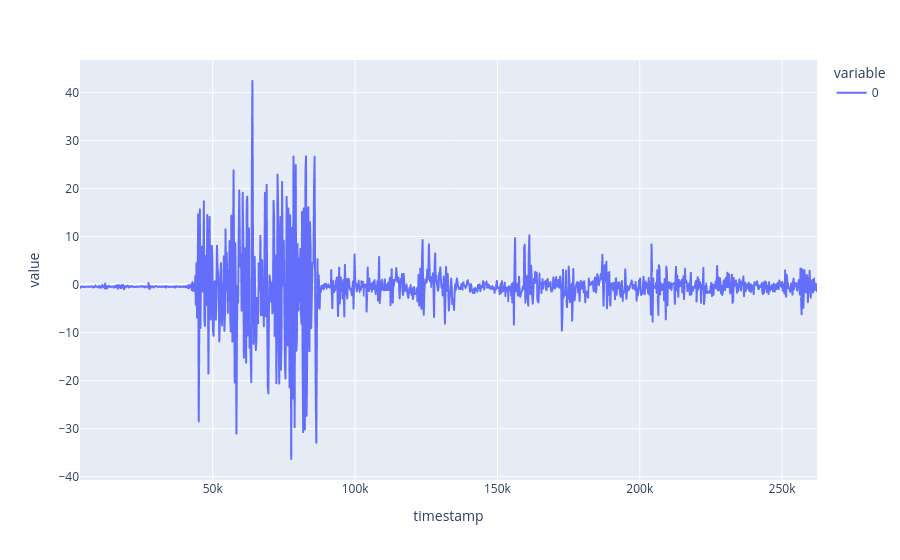

This figure's notebook cell:
### Code cell
decimation = 20
gyro_decimated = signal.decimate(gyro_data.y, decimation).T
gyro_decimated = pd.Series(gyro_decimated, index=gyro_data.index[::decimation])
px.line(gyro_decimated)

### Figure 1 — Plotly figure (JSON) as saved in the notebook; plotly's stock layout.template omitted (floating-point values rounded to 4 significant figures; data arrays with more than 128 entries replaced by an {"elided": "..."} marker saying what was removed)
{"data": [{"hovertemplate": "variable=0<br>timestamp=%{x}<br>value=%{y}<extra></extra>", "legendgroup": "0", "line": {"color": "#636efa", "dash": "solid"}, "marker": {"symbol": "circle"}, "mode": "lines", "name": "0", "showlegend": true, "type": "scattergl", "x": {"elided": "1292 int values"}, "xaxis": "x", "y": {"elided": "1292 float values"}, "yaxis": "y"}], "layout": {"legend": {"title": {"text": "variable"}, "tracegroupgap": 0}, "margin": {"t": 60}, "xaxis": {"anchor": "y", "domain": [0, 1], "title": {"text": "timestamp"}}, "yaxis": {"anchor": "x", "domain": [0, 1], "title": {"text": "value"}}}}
